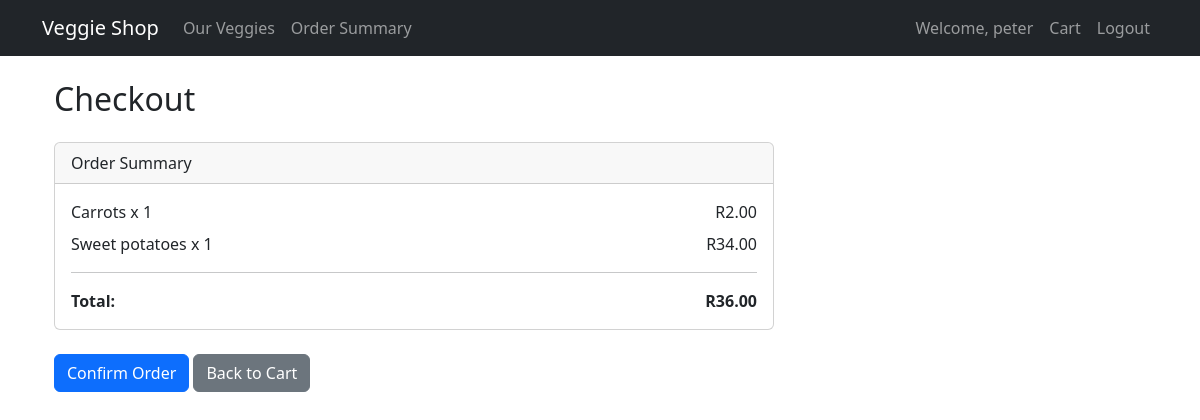
/checkout/ (signed in), run on an earlier commit of the app's database.
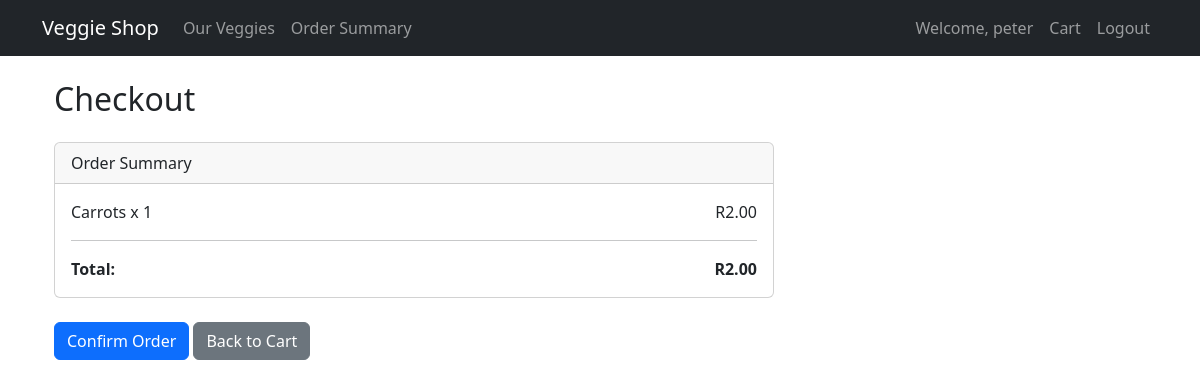
And on a later commit of the database.
### cart/models.py (models this page shows, shortened)
class CartItem(models.Model):
    user = models.ForeignKey(User, on_delete=models.CASCADE)
    vegetable = models.ForeignKey(Vegetable, on_delete=models.CASCADE)
    quantity = models.PositiveIntegerField(default=1)
    def subtotal(self):
        return self.quantity * self.vegetable.price  # Changed from price_per_kg

class Vegetable(models.Model):
    name = models.CharField(max_length=100)
    price = models.DecimalField(max_digits=6, decimal_places=2)  # Changed from price_per_kg
    description = models.TextField()
    image = models.ImageField(upload_to='vegetables/', blank=True, null=True)

### cart/views.py (the view, shortened to what this page needs)
# urls.py: path('checkout/', views.checkout, name='checkout'),
@login_required
def checkout(request):
    cart_items = CartItem.objects.filter(user=request.user)
    if not cart_items.exists():
        messages.warning(request, 'Your cart is empty.')
        return redirect('cart')
    total = sum(item.subtotal() for item in cart_items)
    return render(request, 'cart/checkout.html', {
        'cart_items': cart_items,
        'total': total
    })

### cart/templates/cart/checkout.html (shortened to what this page needs)
{% extends "base.html" %}
{% block content %}
<div class="container">
    <h2 class="mb-4">Checkout</h2>
    <div class="row">
        <div class="col-md-8">
            <div class="card mb-4">
                <div class="card-header">
                    Order Summary
                </div>
                <div class="card-body">
                    {% for item in cart_items %}
                    <div class="row mb-2">
                        <div class="col-6">{{ item.vegetable.name }} x {{ item.quantity }}</div>
                        <div class="col-6 text-end">R{{ item.subtotal }}</div>
                    </div>
                    {% endfor %}
                    <hr>
                    <div class="row">
                        <div class="col-6"><strong>Total:</strong></div>
                        <div class="col-6 text-end"><strong>R{{ total }}</strong></div>
                    </div>
                </div>
            </div>
            <form method="post">
                <button type="submit" class="btn btn-primary">Confirm Order</button>
                <a href="{% url 'cart' %}" class="btn btn-secondary">Back to Cart</a>
            </form>
        </div>
    </div>
</div>
{% endblock %}

What changed in the data, as far as the page shows it:
removed CartItem: vegetable.name "Sweet potatoes", quantity "1", subtotal "34.00"
Also different on the page:
{{ total }}: "36.00" → "2.00"
